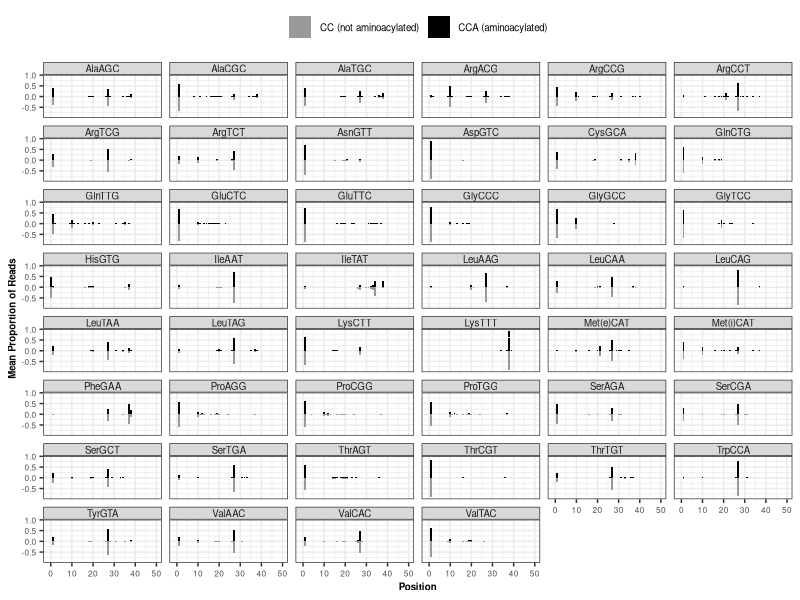
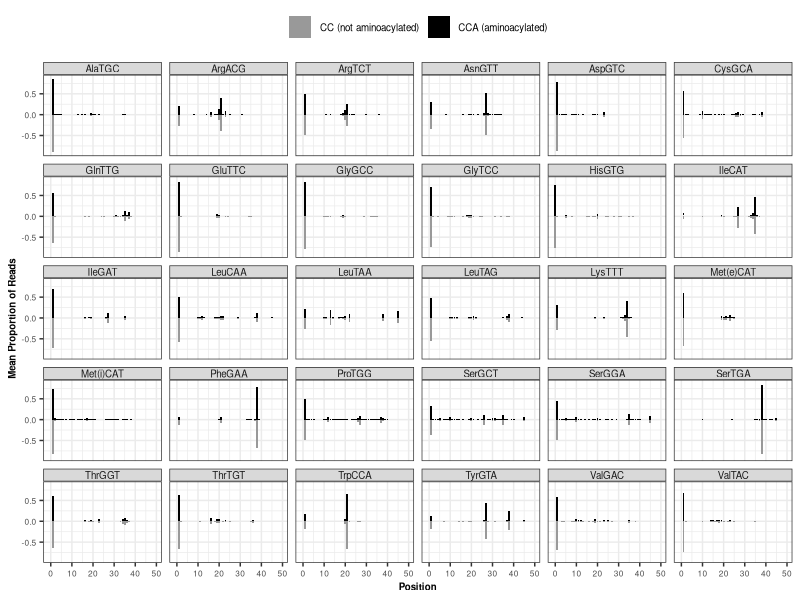
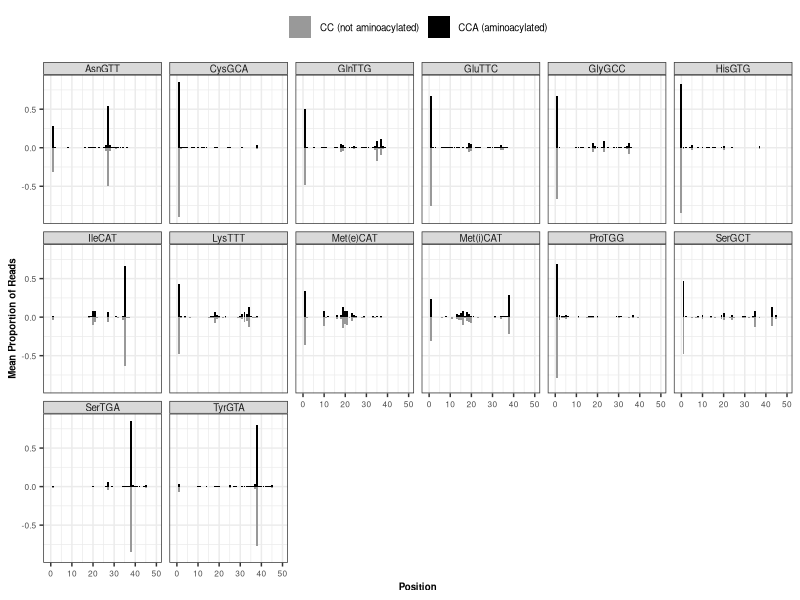
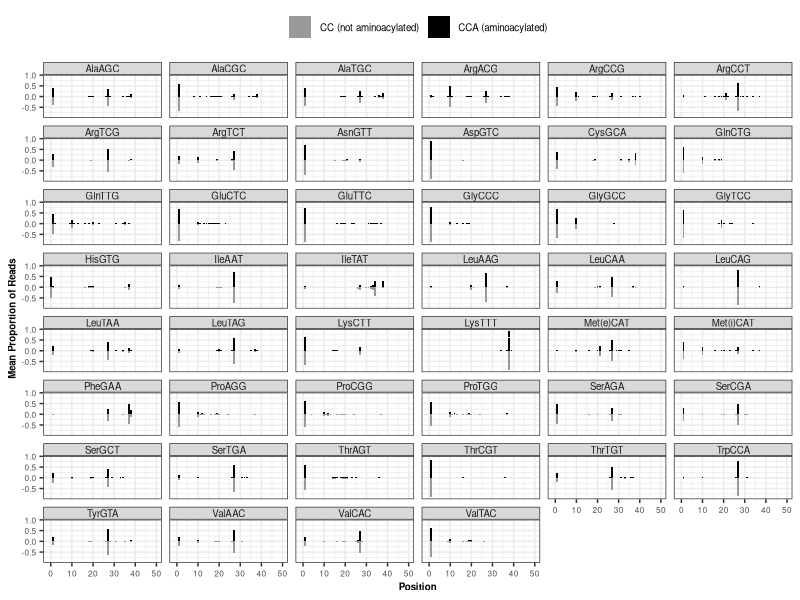
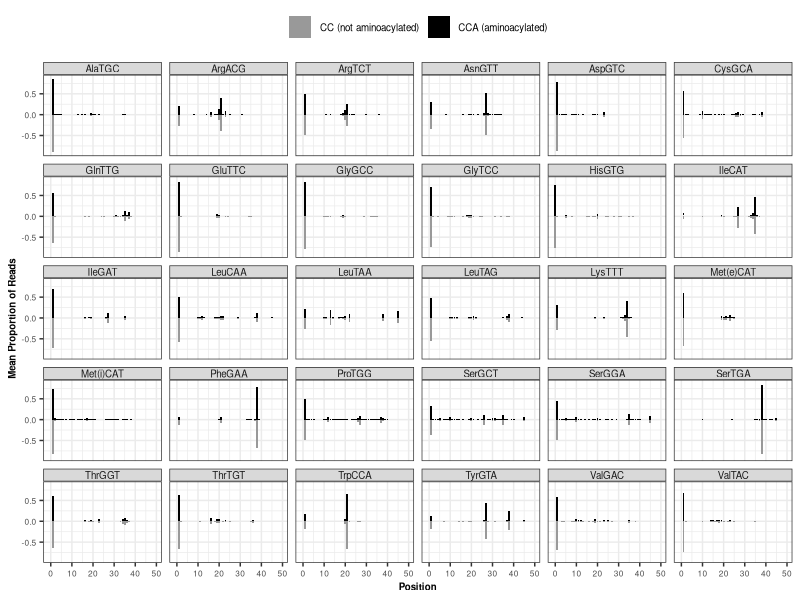
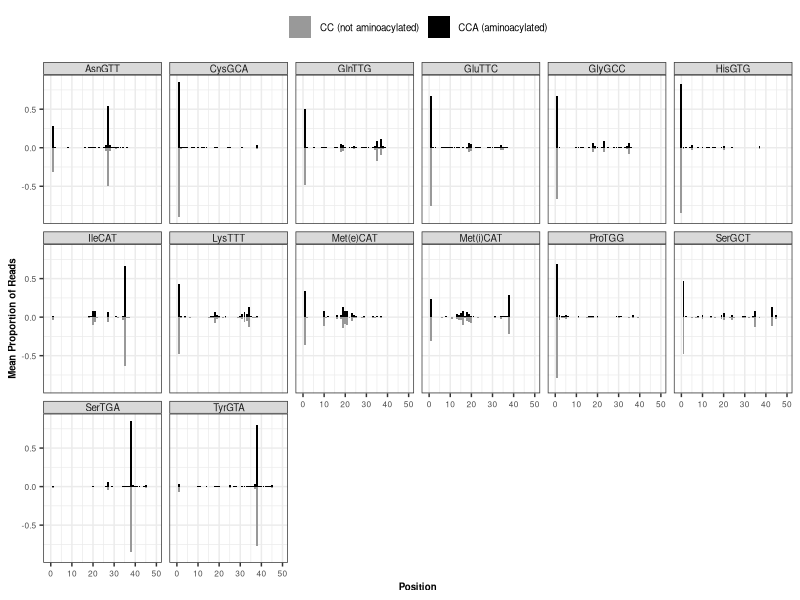

Recreate these plots in R, in order.
library(tidyverse)

start_pos_data = read.table("start_abundances.all_reads.txt", header=TRUE)

start_pos_data$Isodecoder = start_pos_data$Isodecoder %>% str_replace("eMet", "Met(e)")
start_pos_data$Isodecoder = start_pos_data$Isodecoder %>% str_replace("iMet", "Met(i)")

start_pos_data$EndType = factor(start_pos_data$EndType, labels = c("CC (not aminoacylated)", "CCA (aminoacylated)"))

start_pos_data %>%
  filter(Genome == "nuclear") %>%
  ggplot(aes(x=Position, y=Abundance/3, fill=EndType)) +
    geom_col() +
    facet_wrap(~Isodecoder, ncol=6) +
    theme_bw() +
    scale_fill_manual(values = c("gray60", "black")) +
    xlim (c(-1,50)) +
    theme(legend.position = "top", legend.title = element_blank(), strip.text = element_text(size=7, margin=margin(t=1, b=1)), axis.title = element_text(size=7, face="bold"), axis.text = element_text(size=6), legend.text = element_text(size=7)) +
    ylab ("Mean Proportion of Reads")

ggsave("nuclear_start_CC_CCA_plot.all_reads.pdf", width=6.7, height=7.7)

start_pos_data %>%
  filter(Genome == "plastid") %>%
  ggplot(aes(x=Position, y=Abundance/3, fill=EndType)) +
  geom_col() +
  facet_wrap(~Isodecoder, ncol=6) +
  theme_bw() +
  scale_fill_manual(values = c("gray60", "black")) +
  xlim (c(-1,50)) +
  theme(legend.position = "top", legend.title = element_blank(), strip.text = element_text(size=7, margin=margin(t=1, b=1)), axis.title = element_text(size=7, face="bold"), axis.text = element_text(size=6), legend.text = element_text(size=7)) +
  ylab ("Mean Proportion of Reads")

ggsave("plastid_start_CC_CCA_plot.all_reads.pdf", width=6.7, height=5.2)

start_pos_data %>%
  filter(Genome == "mitochondrial") %>%
  filter(!Isodecoder %in% c("AspGTC", "SerGGA", "TrpCCA")) %>%
  ggplot(aes(x=Position, y=Abundance/3, fill=EndType)) +
  geom_col() +
  facet_wrap(~Isodecoder, ncol=6) +
  theme_bw() +
  scale_fill_manual(values = c("gray60", "black")) +
  xlim (c(-1,50)) +
  theme(legend.position = "top", legend.title = element_blank(), strip.text = element_text(size=7, margin=margin(t=1, b=1)), axis.title = element_text(size=7, face="bold"), axis.text = element_text(size=6), legend.text = element_text(size=7)) +
  ylab ("Mean Proportion of Reads")


ggsave("mitochondrial_start_CC_CCA_plot.all_reads.pdf", width=6.7, height=3.5)


